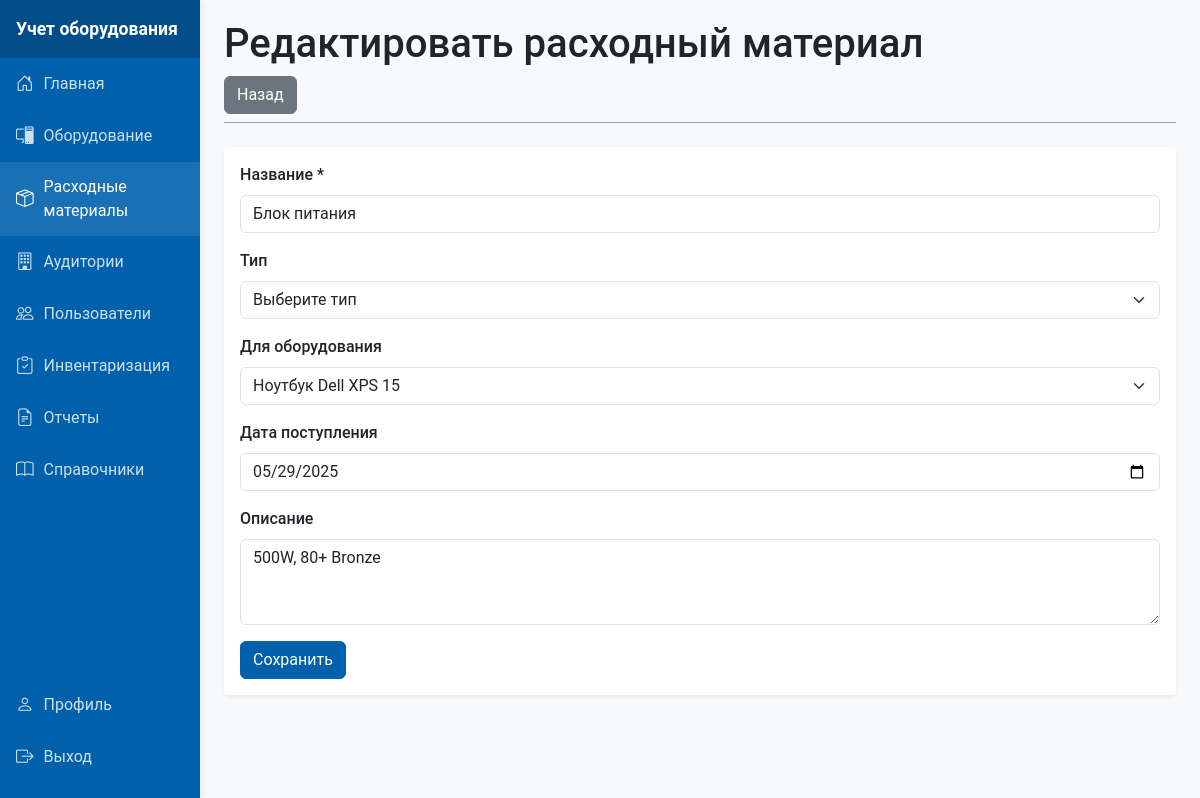
The page /templates/consumables/edit.php?id=3 (signed in) on the database its author committed.
### tables this page shows
CREATE TABLE `consumables` (
  `id` int NOT NULL,
  `name` varchar(100) NOT NULL,
  `description` text,
  `receipt_date` date DEFAULT NULL,
  `photo_path` varchar(255) DEFAULT NULL,
  `responsible_user_id` int DEFAULT NULL,
  `temp_responsible_user_id` int DEFAULT NULL,
  `type_id` int DEFAULT NULL,
  `equipment_id` int DEFAULT NULL,
  `created_at` timestamp NULL DEFAULT CURRENT_TIMESTAMP,
  `updated_at` timestamp NULL DEFAULT CURRENT_TIMESTAMP ON UPDATE CURRENT_TIMESTAMP,
  `cost` decimal(10,2) DEFAULT NULL
);

CREATE TABLE `equipment` (
  `id` int NOT NULL,
  `name` varchar(100) NOT NULL,
  `photo_path` longblob,
  `inventory_number` int NOT NULL,
  `current_classroom_id` int DEFAULT NULL,
  `responsible_user_id` int DEFAULT NULL,
  `temp_responsible_user_id` int DEFAULT NULL,
  `cost` decimal(10,2) DEFAULT NULL,
  `direction_id` int DEFAULT NULL,
  `status_id` int DEFAULT NULL,
  `model_id` int DEFAULT NULL,
  `comments` text,
  `created_at` timestamp NULL DEFAULT CURRENT_TIMESTAMP,
  `updated_at` timestamp NULL DEFAULT CURRENT_TIMESTAMP ON UPDATE CURRENT_TIMESTAMP
);

### models/Consumable.php (called while the page is built, shortened)
<?php
class Consumable {
    private $conn;
    private $table = 'consumables';
    public function __construct($db) {
        $this->conn = $db;
    }
    public function getById($id) {
        $query = "SELECT c.*,
                  t.name as type_name,
                  e.name as equipment_name,
                  CONCAT(u.last_name, ' ', u.first_name) as responsible_name
                 FROM {$this->table} c
                 LEFT JOIN reference_items t ON c.type_id = t.id AND t.type = 'consumable_type'
                 LEFT JOIN equipment e ON c.equipment_id = e.id
                 LEFT JOIN users u ON c.responsible_user_id = u.id
                 WHERE c.id = :id LIMIT 1";
        $stmt = $this->conn->prepare($query);
        $stmt->bindParam(':id', $id, PDO::PARAM_INT);
        $stmt->execute();
        return $stmt->fetch(PDO::FETCH_ASSOC);
    }
}
?>

### models/Equipment.php (called while the page is built, shortened)
<?php
class Equipment {
    private $conn;
    private $table = 'equipment';
    public function __construct($db) {
        $this->conn = $db;
    }
public function getAll($search = '', $status_id = null, $classroom_id = null) {
    $query = "SELECT
                e.*,
                c.name as classroom_name,
                u.last_name as responsible_last_name,
                u.first_name as responsible_first_name,
                d.name as direction_name,
                e.cost as cost_name,
                s.name as status_name,
                m.name as model_name
              FROM {$this->table} e
              LEFT JOIN classrooms c ON e.current_classroom_id = c.id
              LEFT JOIN users u ON e.responsible_user_id = u.id
              LEFT JOIN reference_items d ON e.direction_id = d.id AND d.type = 'direction'
              LEFT JOIN reference_items s ON e.status_id = s.id AND s.type = 'status'
              LEFT JOIN equipment_models m ON e.model_id = m.id
              WHERE 1=1";
    $params = [];
    $query .= " ORDER BY e.name";
    try {
        $stmt = $this->conn->prepare($query);
        $stmt->execute();
        return $stmt;
    } catch (PDOException $e) {
        error_log("PDO Error in Equipment::getAll(): " . $e->getMessage());
        error_log("Query: " . $query);
        error_log("Params: " . print_r($params, true));
        throw new Exception("Database error occurred");
    }
}
}

### templates/consumables/edit.php (the view, shortened to what this page needs)
<?php
require_once '../../includes/header.php';
require_once '../../models/Consumable.php';
require_once '../../models/Equipment.php';
$db = (new Database())->connect();
$consumable = new Consumable($db);
$equipment = new Equipment($db);
$item = $consumable->getById($_GET['id']);
$equipments = $equipment->getAll()->fetchAll(PDO::FETCH_ASSOC);
$page_title = "Редактировать расходный материал";
?>
<div class="content-header">
    <h1><?= htmlspecialchars($page_title) ?></h1>
    <a href="index.php" class="btn btn-secondary">Назад</a>
</div>
<div class="card">
    <div class="card-body">
        <form action="edit_handler.php" method="POST">
            <div class="mb-3">
                <label class="form-label">Название *</label>
                <input type="text" class="form-control" name="name" value="<?= htmlspecialchars($item['name']) ?>" required>
            </div>
            <div class="mb-3">
                <label class="form-label">Тип</label>
                <select class="form-select" name="type_id">
                    <option value="">Выберите тип</option>
                </select>
            </div>
            <div class="mb-3">
                <label class="form-label">Для оборудования</label>
                <select class="form-select" name="equipment_id">
                    <?php foreach($equipments as $eq): ?>
                        <option value="<?= $eq['id'] ?>" <?= $item['equipment_id'] == $eq['id'] ? 'selected' : '' ?>>
                            <?= htmlspecialchars($eq['name']) ?>
                        </option>
                    <?php endforeach; ?>
                </select>
            </div>
            <div class="mb-3">
                <label class="form-label">Дата поступления</label>
                <input type="date" class="form-control" name="receipt_date"
                       value="<?= htmlspecialchars($item['receipt_date']) ?>">
            </div>
            <div class="mb-3">
                <label class="form-label">Описание</label>
                <textarea class="form-control" name="description" rows="3"><?= htmlspecialchars($item['description']) ?></textarea>
            </div>
            <button type="submit" class="btn btn-primary">Сохранить</button>
        </form>
    </div>
</div>
<?php require_once '../../includes/footer.php'; ?>

### assets/css/style.css (style rules this page uses)
:root { --primary: #0060AC; --secondary: #E41613; --light-gray: #9EA1A2; --dark-gray: #666; --light: #f8f9fa; --white: #fff; }
body { font-family: 'Roboto', Arial, sans-serif; background-color: var(--light); }
.content-header { margin-bottom: 1.5rem; border-bottom: 1px solid var(--light-gray); padding-bottom: 0.5rem; }
.card { box-shadow: 0 0.125rem 0.25rem rgba(0, 0, 0, 0.075); border-radius: 0.25rem; margin-bottom: 1.5rem; border: none; }
.form-label { font-weight: 500; }
.btn-primary { background-color: var(--primary); border-color: var(--primary); }

### rows shown on the page
consumables: name "Блок питания", equipment_id "Ноутбук Dell XPS 15", receipt_date "05/29/2025", description "500W, 80+ Bronze"

### other values the page prints
$page_title "Редактировать расходный материал"
